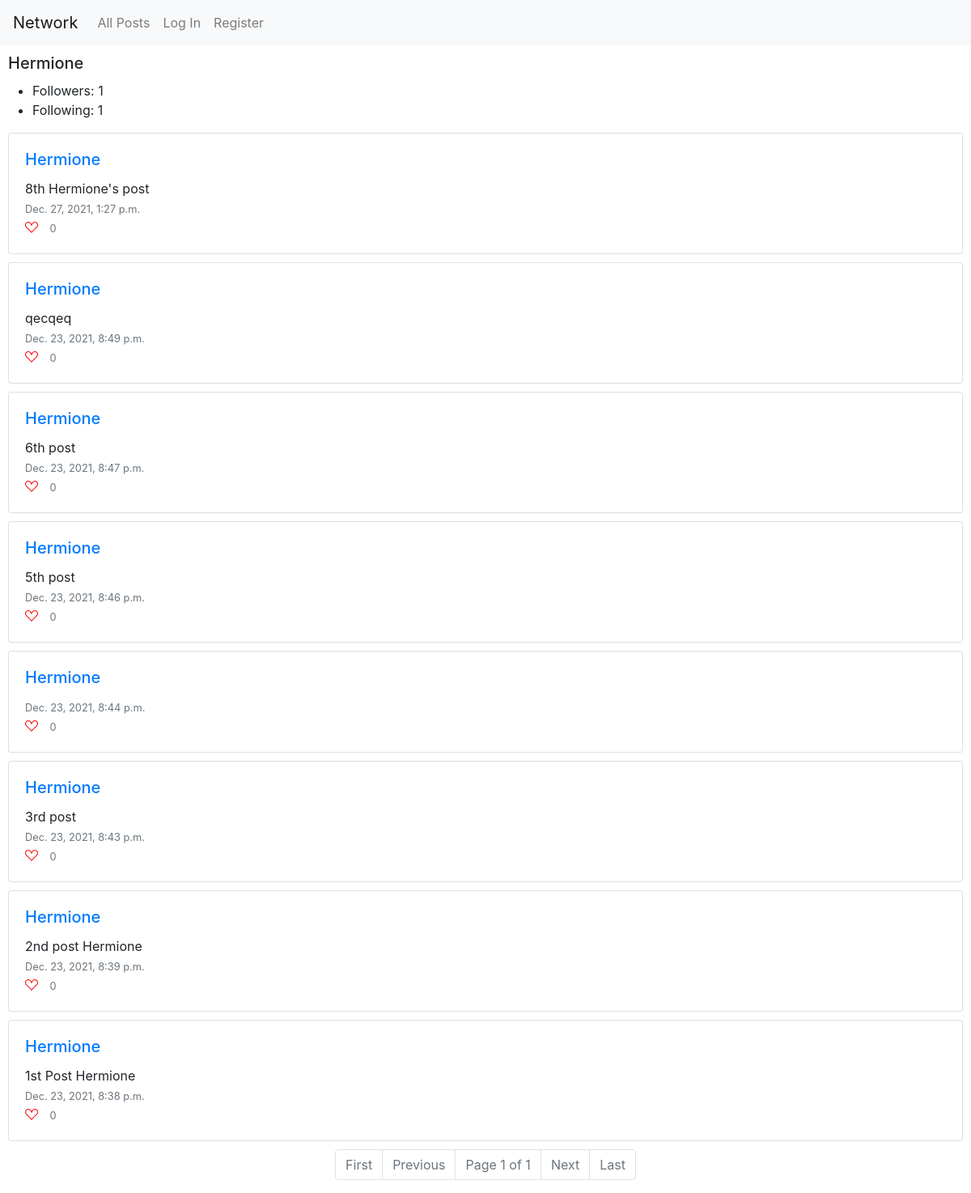
The page /user/Hermione on the database its author committed.
### network/models.py (models this page shows, shortened)
class User(AbstractUser):
    def __str__(self):
        return f"{self.username}"
    def set_following(self):
        return set([rel.followed for rel in self.followed.all()])
    def set_followers(self):
        return set([rel.follower for rel in self.followers.all()])
    def NumberFollowers(self):
        return len(self.set_followers())
    def NumberFollowing(self):
        return len(self.set_following())

class Following(models.Model):
    followed = ForeignKey(User, on_delete=models.CASCADE, related_name="followers")
    follower = ForeignKey(User, on_delete=models.CASCADE, related_name="followed")

class Post(models.Model):
    poster = ForeignKey(User, on_delete=models.CASCADE, related_name="posts")
    content = TextField(blank=True)
    timestamp = models.DateTimeField(auto_now_add=True)
    likes = ManyToManyField(User, blank=True, related_name="liked_posts")
    def NumberLikes(self):
        return self.likes.count()

### network/views.py (the view)
# urls.py: path("user/<str:username>", views.user_page, name="user_page"),
def user_page(request, username):
    user_to_view = User.objects.get(username = username)
    if request.user.is_authenticated:
        followed_status = request.user.is_follower(user_to_view)
    else:
        followed_status = None
    posts = Post.objects.filter(poster = user_to_view)
    if posts.count() == 0:
        return render(request, 'network/user_page.html', {
            "user_to_view": user_to_view,
            "message": "No posts so far for this user",
            "followed_status": followed_status
        })
    posts = posts.order_by("-timestamp").all()
    paginator = Paginator(posts, 10)
    if request.GET.get('page'):
        page_number = request.GET.get('page')
    else:
        page_number = 1
    page_obj = paginator.get_page(page_number)
    return render(request, "network/user_page.html", {
        "user_to_view": user_to_view,
        'page_obj': page_obj,
        "followed_status": followed_status
    })

### network/templates/network/user_page.html (shortened to what this page needs)
{% extends "network/layout.html" %}
{% load static %}
{% block body %}
    <div id="session_name">
        <h5>{{ user_to_view.username }}</h5>
    </div>
    <div>
        <ul>
            <li>Followers: {{user_to_view.NumberFollowers}}</li>
            <li>Following: {{user_to_view.NumberFollowing}}</li>
        </ul>
    </div>
    {% include "./display_posts.html" %}
{% endblock %}

### network/templates/network/display_posts.html (shortened to what this page needs)
{% if page_obj %}
    <div id="session_posts">
        {% for post in page_obj %}
            <div class="card">
                <div class="card-body" data-post_id = {{post.id}}>
                    <h5 class="card-title"> <a href="{% url 'user_page' post.poster %}">{{post.poster}}</a> </h5>
                    <div id="content">
                        <p class="card-text" id="post_content"> {{ post.content }}</p>
                    </div>
                    <p class="card-text"> <small class="text-muted">{{post.timestamp}}</small></p>
                    {% if user.is_authenticated%}
                        {% if user in post.set_liked_by %}
                            <i class="bi bi-suit-heart-fill" id="like_button"></i>
                        {% else %}
                            <i class="bi bi-suit-heart" id="like_button"></i>
                        {% endif%}
                    {% else %}
                        <i class="bi bi-suit-heart" id="like_button_disabled"> </i>
                    {% endif %}
                    <small class="text-muted" id="likes_number"> {{ post.NumberLikes }} </small>
                </div>
            </div>
        {% endfor %}
    </div>
    <nav aria-label="Page navigation example">
    <ul class="pagination justify-content-center">
        {% if page_obj.has_previous %}
            <li class="page-item"><a class="page-link" href="?page=1">First</a></li>
            <li class="page-item"><a class="page-link" href="?page={{ page_obj.previous_page_number }}">Previous</a></li>
        {% else %}
            <li class="page-item disabled"><a class="page-link" href="?page=1">First</a></li>
            <li class="page-item disabled"><a class="page-link" href="#">Previous</a></li>
        {% endif %}
        <li class="page-item disabled"><a class="page-link" href="#">Page {{ page_obj.number }} of {{ page_obj.paginator.num_pages }}</a></li>
        {% if page_obj.has_next %}
            <li class="page-item"><a class="page-link" href="?page={{ page_obj.next_page_number }}">Next</a></li>
            <li class="page-item"><a class="page-link" href="?page={{ page_obj.paginator.num_pages }}">Last</a></li>
        {% else %}
        <li class="page-item disabled"><a class="page-link" href="#">Next</a></li>
        <li class="page-item disabled"><a class="page-link" href="?page={{ page_obj.paginator.num_pages }}">Last</a></li>
        {% endif %}
    </ul>
    </nav>
{% endif %}

### network/static/network/styles.css (style rules this page uses)
.card { margin: 10px; }
.card-text { margin-bottom: 0px; }
.bi { color: red; width: 1em; }
#likes_number { margin-left: 10px; }
#session_name { margin: 10px; }

### rows shown on the page
User: username "Hermione", NumberFollowers "1", NumberFollowing "1"
Post: poster "Hermione", content "8th Hermione's post", timestamp "Dec. 27, 2021, 1:27 p.m.", NumberLikes "0"
Post: poster "Hermione", content "qecqeq", timestamp "Dec. 23, 2021, 8:49 p.m.", NumberLikes "0"
Post: poster "Hermione", content "6th post", timestamp "Dec. 23, 2021, 8:47 p.m.", NumberLikes "0"
Post: poster "Hermione", content "5th post", timestamp "Dec. 23, 2021, 8:46 p.m.", NumberLikes "0"
Post: poster "Hermione", timestamp "Dec. 23, 2021, 8:44 p.m.", NumberLikes "0"
Post: poster "Hermione", content "3rd post", timestamp "Dec. 23, 2021, 8:43 p.m.", NumberLikes "0"
Post: poster "Hermione", content "2nd post Hermione", timestamp "Dec. 23, 2021, 8:39 p.m.", NumberLikes "0"
Post: poster "Hermione", content "1st Post Hermione", timestamp "Dec. 23, 2021, 8:38 p.m.", NumberLikes "0"

### other values the page prints
{{ page_obj.number }} "1"
{{ page_obj.paginator.num_pages }} "1"
